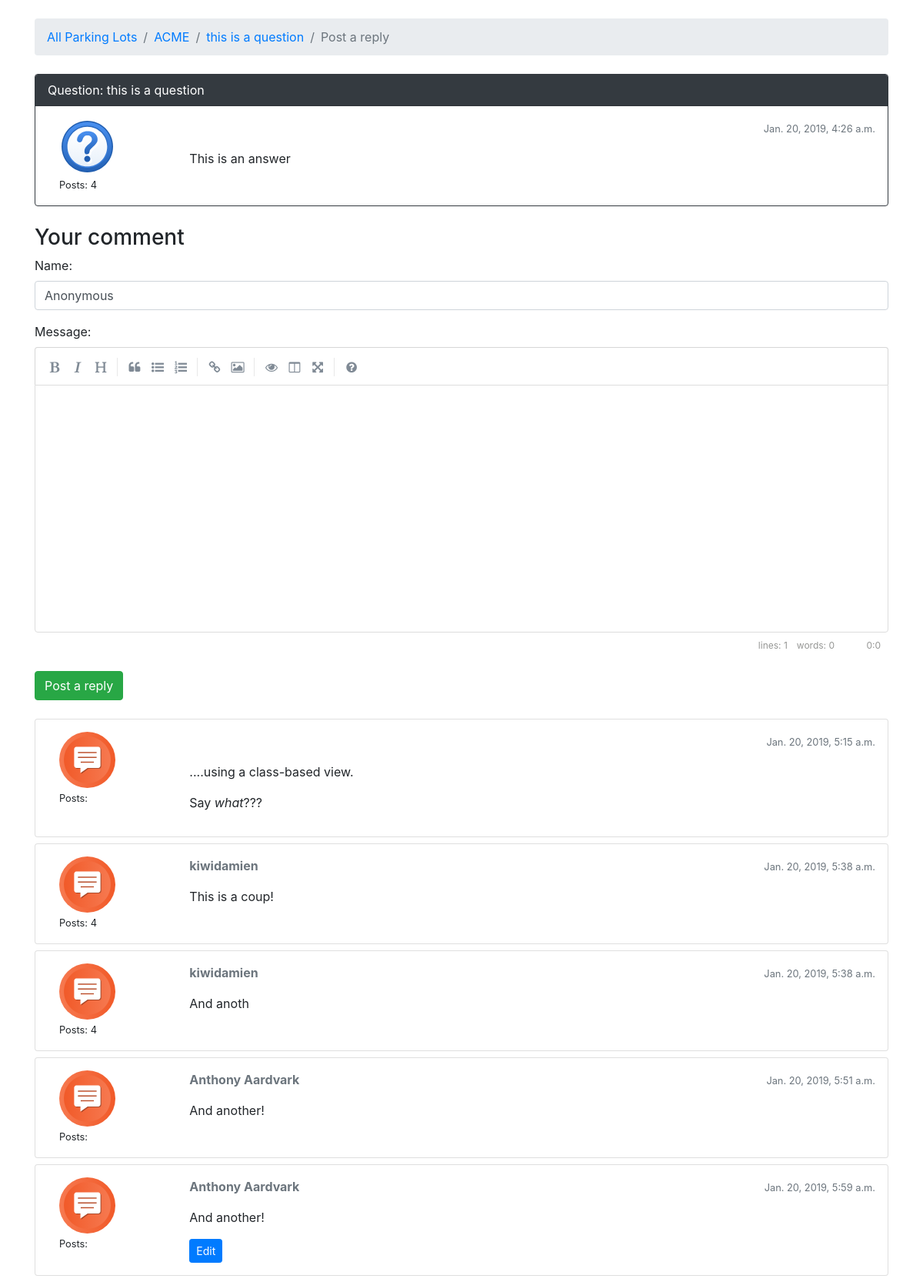
Screenshot of /lots/acme/questions/1/post_comment/ with the database file from the repository.
### lot/models.py (models this page shows, shortened)
class Question(models.Model):
    subject = models.CharField(max_length=255)
    last_updated = models.DateTimeField(auto_now_add=True)
    lot = models.ForeignKey(Lot, related_name='questions',
                            on_delete=models.CASCADE)
    starter = models.ForeignKey(User, related_name='questions',
                                on_delete=models.CASCADE)
    starter_name = models.CharField(max_length=100, default='Anonymous')
    views = models.PositiveIntegerField(default=0)
    def get_first_post(self):
        return (Post.objects.filter(question=self)
                .order_by('created_at')
                .first())

class Lot(models.Model):
    group_name = models.CharField(max_length=30, unique=True)
    description = models.CharField(max_length=100)
    location = models.CharField(max_length=100)
    start_date = models.DateField(null=True)
    end_date = models.DateField(null=True)
    slug = models.SlugField(unique=True)
    timezone = models.CharField(max_length=100, choices=TIMEZONE_CHOICES,
                                default='America/Los_Angeles')

class Post(models.Model):
    message = models.TextField(max_length=4000)
    question = models.ForeignKey(Question, related_name='posts',
                                 on_delete=models.CASCADE)
    created_at = models.DateTimeField(auto_now_add=True)
    updated_at = models.DateTimeField(null=True)
    created_by = models.ForeignKey(User, null=True, related_name='posts',
                                   on_delete=models.CASCADE)
    updated_by = models.ForeignKey(User, null=True, related_name='+',
                                   on_delete=models.CASCADE)
    created_name = models.CharField(max_length=100)
    updated_name = models.CharField(max_length=100)
    def get_message_as_markdown(self):
        return mark_safe(markdown(self.message, safe_mode='escape'))

### lot/views.py (the view)
# urls.py: path('lots/<slug:lot_id>/questions/<int:question_pk>/post_comment/',
def post_comment(request, lot_id, question_pk):
    question = get_object_or_404(Question, lot__slug=lot_id, pk=question_pk)
    if request.method == 'POST':
        form = PostForm(request.POST)
        if form.is_valid():
            post = form.save(commit=False)
            post.question = question
            post.created_name = form.cleaned_data.get('name')
            post.save()
            request.session['name'] = post.created_name
            question.last_updated = timezone.now()
            question.save()
            return redirect('question_comments', lot_id=lot_id,
                            question_pk=question_pk)
    else:
        form = PostForm()
        if request.user.username:
            form.initial['name'] = request.user.username
        else:
            form.initial['name'] = request.session.get('name', 'Anonymous')
    return render(request, 'post_comment.html', {'question': question, 'form':
                                                 form})

### lot/forms.py
class PostForm(forms.ModelForm):
    name = forms.CharField(max_length=100)
    class Meta:
        model = Post
        fields = ['name', 'message', ]

### templates/post_comment.html (shortened to what this page needs)
{% extends 'base.html' %}
{% load static %}
{% load tz %}
{% block stylesheet %}
  <link rel="stylesheet" href="{% static 'css/simplemde.min.css' %}">
{% endblock %}
{% block breadcrumb %}
  <li class="breadcrumb-item"><a href="{% url 'list_lots' %}">All Parking Lots</a></li>
  <li class="breadcrumb-item"><a href="{% url 'list_questions' question.lot.slug %}">{{ question.lot.group_name }}</a></li>
  <li class="breadcrumb-item"><a href="{% url 'question_comments' question.lot.slug question.pk %}">{{ question.subject }}</a></li>
  <li class="breadcrumb-item active">Post a reply</li>
{% endblock %}
{% block content %}
  {% timezone question.lot.timezone %}
  <div class="mb-4">
      {% include 'includes/single_comment.html' with post=question.get_first_post question=question %}
  </div>
  <div class="mb-4">
      <h3>Your comment</h3>
      <form method="post" class="mb-4" novalidate>
          {% include 'includes/form.html' %}
          <button type="submit" class="btn btn-success">Post a reply</button>
      </form>
  </div>
  {% for post in question.posts.all|slice:"1:" %}
    {% include 'includes/single_comment.html' with post=post question=None %}
  {% endfor %}
  {% endtimezone %}
{% endblock %}

### templates/includes/single_comment.html
{% load static %}
<div class="card mb-2 {% if question %} border-dark {% endif %}">
    {% if question %}
    <div class="card-header text-white bg-dark py-2 px-3">
      Question: {{question.subject}}
    </div>
    {% endif %}
    <div class="card-body p-3">
        <div class="row">
            <div class="col-2">
                <div class="col-8">
                    {% if question %}
                    <img src="{% static 'img/question_icon.svg' %}" alt="{{post.created_name}}" class="w-100">
                    {% else %}
                    <img src="{% static 'img/comment_icon.svg' %}" alt="{{post.created_name}}" class="w-100">
                    {% endif %}
                </div>
                <div class="col-12">
                    <small>Posts: {{ post.created_by.posts.count }}</small>
                </div>
            </div>
            <div class="col-10">
                <div class="row mb-3">
                    <div class="col-6">
                        <strong class="text-muted">{{ post.created_name}} </strong>
                    </div>
                    <div class="col-6 text-right">
                        <small class="text-muted">{{ post.created_at }}</small>
                    </div>
                </div>
                {{ post.get_message_as_markdown }}
                {% if forloop.last %}
                <div class="mt-3">
                    <a href="{% url 'edit_comment' post.question.lot.slug post.question.pk post.pk %}"
                       class="btn btn-primary btn-sm" role="button">Edit</a>
                </div>
                {% endif %}
            </div>
        </div>
    </div>
</div>

### rows the page displays
Question: lot.group_name "ACME", subject "this is a question"
Post: created_by.posts.count "4", created_at "Jan. 20, 2019, 4:26 a.m.", get_message_as_markdown "This is an answer"
Post: created_at "Jan. 20, 2019, 5:15 a.m.", get_message_as_markdown "....using a class-based view. Say what ???"
Post: created_by.posts.count "4", created_name "kiwidamien", created_at "Jan. 20, 2019, 5:38 a.m.", get_message_as_markdown "This is a coup!"
Post: created_by.posts.count "4", created_name "kiwidamien", created_at "Jan. 20, 2019, 5:38 a.m.", get_message_as_markdown "And anoth"
Post: created_name "Anthony Aardvark", created_at "Jan. 20, 2019, 5:51 a.m.", get_message_as_markdown "And another!"
Post: created_name "Anthony Aardvark", created_at "Jan. 20, 2019, 5:59 a.m.", get_message_as_markdown "And another!", shows "Edit"

### other values shown
{{ field.label_tag }} "Name:" "Message:"
